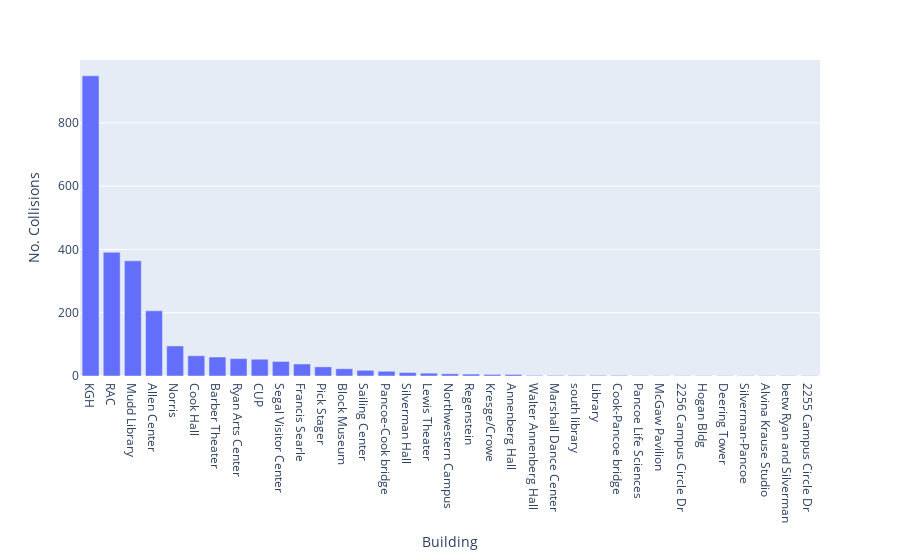
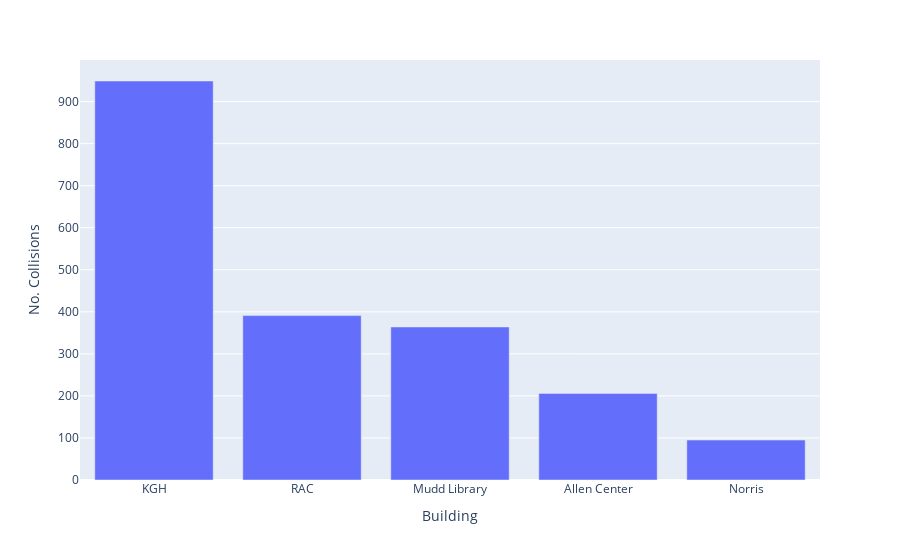

These figures' notebook cell, in order:
### Code cell
#bar chart for collisions by building
fig = px.bar(building_data, x="Building", y="No. Collisions")
fig.show()
fig = px.bar(building_data.head(), x="Building", y="No. Collisions")
fig.show()

### Figure 1 — Plotly figure (JSON) as saved in the notebook; plotly's stock layout.template omitted (floating-point values rounded to 4 significant figures)
{"data": [{"alignmentgroup": "True", "hovertemplate": "Building=%{x}<br>No. Collisions=%{y}<extra></extra>", "legendgroup": "", "marker": {"color": "#636efa", "pattern": {"shape": ""}}, "name": "", "offsetgroup": "", "orientation": "v", "showlegend": false, "textposition": "auto", "type": "bar", "x": ["KGH", "RAC", "Mudd Library", "Allen Center", "Norris", "Cook Hall", "Barber Theater", "Ryan Arts Center", "CUP", "Segal Visitor Center", "Francis Searle", "Pick Stager", "Block Museum", "Sailing Center", "Pancoe-Cook bridge", "Silverman Hall", "Lewis Theater", "Northwestern Campus", "Regenstein", "Kresge/Crowe", "Annenberg Hall", "Walter Annenberg Hall", "Marshall Dance Center", "south library", "Library ", "Cook-Pancoe bridge", "Pancoe Life Sciences", "McGaw Pavilion", "2256 Campus Circle Dr", "Hogan Bldg", "Deering Tower", "Silverman-Pancoe", "Alvina Krause Studio", "betw Ryan and Silverman", "2255 Campus Circle Dr"], "xaxis": "x", "y": [949, 391, 364, 206, 95, 64, 60, 55, 53, 46, 38, 29, 23, 18, 15, 11, 9, 7, 6, 5, 5, 2, 2, 2, 2, 2, 1, 1, 1, 1, 1, 1, 1, 1, 1], "yaxis": "y"}], "layout": {"autosize": true, "barmode": "relative", "legend": {"tracegroupgap": 0}, "margin": {"t": 60}, "xaxis": {"anchor": "y", "autorange": true, "domain": [0, 1], "range": [-0.5, 34.5], "title": {"text": "Building"}, "type": "category"}, "yaxis": {"anchor": "x", "autorange": true, "domain": [0, 1], "range": [0, 998.9], "title": {"text": "No. Collisions"}, "type": "linear"}}}

### Figure 2 — Plotly figure (JSON) as saved in the notebook; plotly's stock layout.template omitted (floating-point values rounded to 4 significant figures)
{"data": [{"alignmentgroup": "True", "hovertemplate": "Building=%{x}<br>No. Collisions=%{y}<extra></extra>", "legendgroup": "", "marker": {"color": "#636efa", "pattern": {"shape": ""}}, "name": "", "offsetgroup": "", "orientation": "v", "showlegend": false, "textposition": "auto", "type": "bar", "x": ["KGH", "RAC", "Mudd Library", "Allen Center", "Norris"], "xaxis": "x", "y": [949, 391, 364, 206, 95], "yaxis": "y"}], "layout": {"autosize": true, "barmode": "relative", "legend": {"tracegroupgap": 0}, "margin": {"t": 60}, "xaxis": {"anchor": "y", "autorange": true, "domain": [0, 1], "range": [-0.5, 4.5], "title": {"text": "Building"}, "type": "category"}, "yaxis": {"anchor": "x", "autorange": true, "domain": [0, 1], "range": [0, 998.9], "title": {"text": "No. Collisions"}, "type": "linear"}}}
